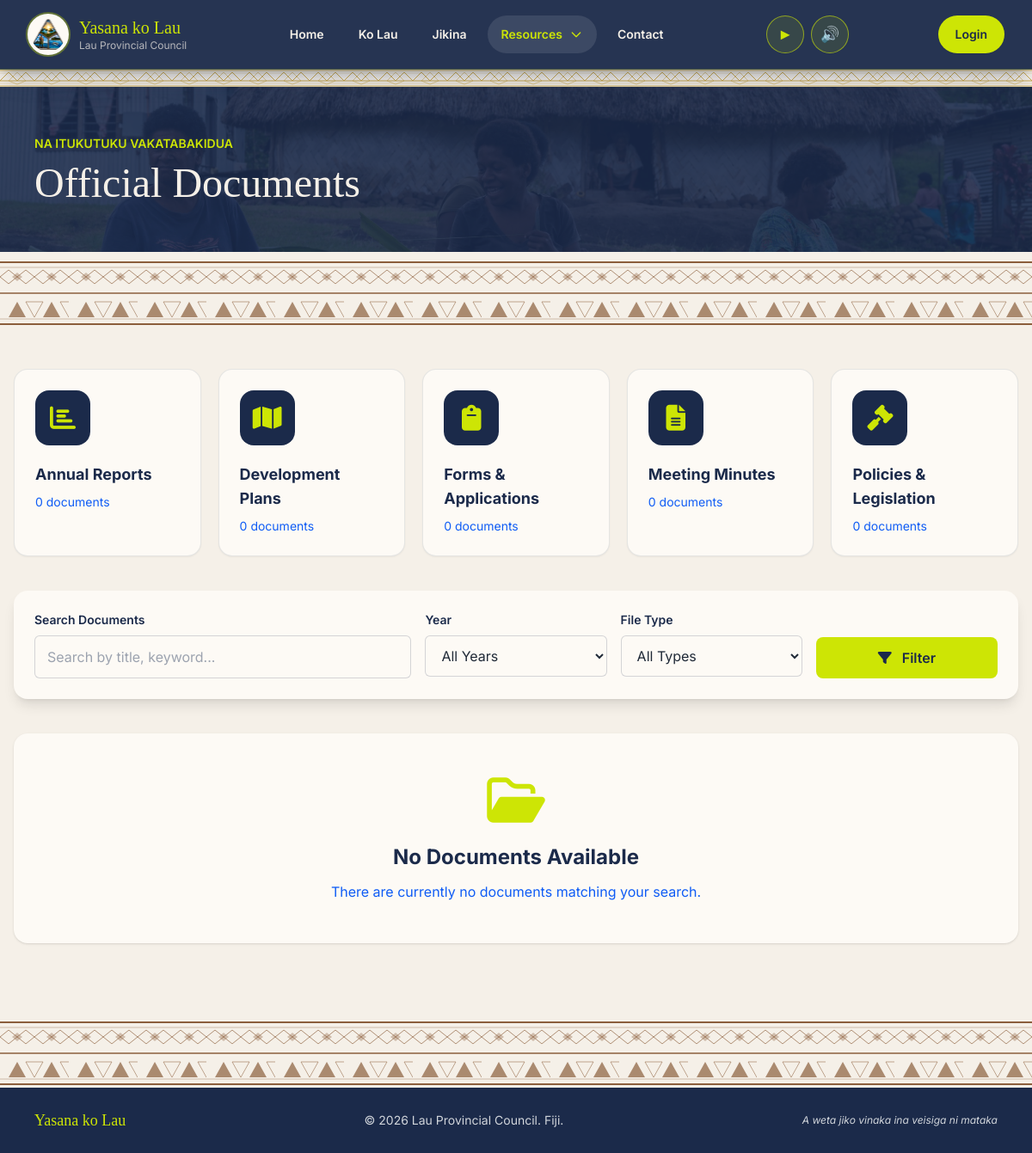
/documents/, run on the app's committed database.
### documents/models.py (models this page shows, shortened)
class DocumentCategory(models.Model):
    name = models.CharField(max_length=100)
    slug = models.SlugField(unique=True)
    description = models.TextField(blank=True)
    icon = models.CharField(max_length=50, blank=True, help_text="FontAwesome icon class, e.g. 'fa-file-pdf'")
    class Meta:
        verbose_name_plural = "Document Categories"
        ordering = ["name"]

### documents/views.py (the view)
# urls.py: path("", views.DocumentListView.as_view(), name="list"),
class DocumentListView(ListView):
    model = Document
    template_name = "documents/list.html"
    context_object_name = "documents"
    paginate_by = 12
    def get_queryset(self):
        qs = accessible_documents(self.request.user)
        q = self.request.GET.get("q")
        category = self.request.GET.get("category")
        year = self.request.GET.get("year")
        file_type = self.request.GET.get("file_type")
        tags = self.request.GET.get("tags")
        if q:
            qs = qs.filter(Q(title__icontains=q) | Q(description__icontains=q))
        if category:
            qs = qs.filter(category__slug=category)
        if year:
            qs = qs.filter(year=year)
        if file_type:
            qs = qs.filter(file_type=file_type)
        if tags:
            qs = qs.filter(tags__icontains=tags)
        return qs
    def get_context_data(self, **kwargs):
        context = super().get_context_data(**kwargs)
        docs = accessible_documents(self.request.user)
        context.update(
            {
                "categories": DocumentCategory.objects.all(),
                "featured_documents": docs.filter(is_featured=True)[:3],
                "years": docs.exclude(year__isnull=True).values_list("year", flat=True).distinct().order_by("-year"),
                "file_types": Document.FILE_TYPE_CHOICES,
            }
        )
        return context

### accounts/context_processors.py (called while the page is built, shortened)
def membership(request):
    if not request.user.is_authenticated:
        return {"membership_type": "", "is_roko_user": False, "current_role_group": "", "current_role_label": ""}

### documents/views.py (called while the page is built, shortened)
def accessible_documents(user):
    docs = Document.objects.select_related("category", "uploaded_by")
    if not user.is_authenticated:
        return docs.filter(access_level="public")

### templates/documents/list.html (shortened to what this page needs)
{% extends "base.html" %}
{% load static %}
{% block content %}
<section class="relative overflow-hidden bg-lau-navy text-lau-cream">
  <img src="{% static 'images/gallery/image21.jfif' %}" alt="Women weaving outside a traditional house" class="absolute inset-0 h-full w-full object-cover opacity-35">
  <div class="absolute inset-0 bg-lau-navy/65"></div>
  <div class="relative max-w-6xl mx-auto px-4 py-14">
    <p class="text-sm font-semibold uppercase text-lau-gold">Na Itukutuku Vakatabakidua</p>
    <h1 class="mt-3 font-display text-4xl md:text-5xl">Official Documents</h1>
  </div>
</section>
{% include "partials/masi_divider.html" %}
<section class="max-w-7xl mx-auto px-4 py-10">
    <div class="grid gap-5 sm:grid-cols-2 lg:grid-cols-5">
        {% for category in categories %}
        <a href="{% url 'documents:category' category.slug %}"
           class="group rounded-2xl border border-lau-navy/10 bg-lau-white p-6 shadow-sm transition duration-300 hover:-translate-y-2 hover:shadow-xl hover:border-lau-gold">
            <div class="flex h-16 w-16 items-center justify-center rounded-2xl bg-lau-navy text-lau-gold transition group-hover:bg-lau-gold group-hover:text-lau-navy">
                <i class="fa-solid {{ category.icon|default:'fa-folder-open' }} text-3xl"></i>
            </div>
            <h3 class="mt-5 text-lg font-bold text-lau-navy">
                {{ category.name }}
            </h3>
            <p class="mt-2 text-sm text-lau-muted">
                {{ category.documents.count }} document{{ category.documents.count|pluralize }}
            </p>
        </a>
        {% endfor %}
    </div>
    <form method="get"
          class="mt-10 rounded-2xl bg-lau-white p-6 shadow-lg">
        <div class="grid gap-4 lg:grid-cols-5">
            <div class="lg:col-span-2">
                <label class="mb-2 block text-sm font-semibold text-lau-navy">
                    Search Documents
                </label>
                <input
                    type="search"
                    name="q"
                    value="{{ request.GET.q }}"
                    placeholder="Search by title, keyword..."
                    class="lau-input">
            </div>
            <div>
                <label class="mb-2 block text-sm font-semibold text-lau-navy">
                    Year
                </label>
                <select name="year" class="lau-input">
                    <option value="">All Years</option>
                </select>
            </div>
            <div>
                <label class="mb-2 block text-sm font-semibold text-lau-navy">
                    File Type
                </label>
                <select name="file_type" class="lau-input">
                    <option value="">All Types</option>
                </select>
            </div>
            <div class="flex items-end">
                <button
                    class="w-full rounded-lg bg-lau-gold py-3 font-semibold text-lau-navy transition hover:bg-yellow-400">
                    <i class="fa-solid fa-filter mr-2"></i>
                    Filter
                </button>
            </div>
        </div>
    </form>
    <div class="mt-10 grid gap-6 md:grid-cols-2 xl:grid-cols-3">
        {% for document in documents %}
        <article class="rounded-2xl bg-lau-white shadow-lg transition duration-300 hover:-translate-y-2 hover:shadow-2xl">
            <div class="p-6">
                <div class="flex justify-between items-start">
                    <div>
                        {% if document.file_type == "pdf" %}
                            <i class="fa-solid fa-file-pdf text-5xl text-red-600"></i>
                        {% elif document.file_type == "doc" or document.file_type == "docx" %}
                            <i class="fa-solid fa-file-word text-5xl text-blue-700"></i>
                        {% elif document.file_type == "xlsx" or document.file_type == "xls" %}
                            <i class="fa-solid fa-file-excel text-5xl text-green-700"></i>
                        {% elif document.file_type == "ppt" or document.file_type == "pptx" %}
                            <i class="fa-solid fa-file-powerpoint text-5xl text-orange-600"></i>
                        {% elif document.file_type == "zip" %}
                            <i class="fa-solid fa-file-zipper text-5xl text-yellow-600"></i>
                        {% elif document.file_type == "jpg" or document.file_type == "png" %}
                            <i class="fa-solid fa-file-image text-5xl text-purple-600"></i>
                        {% else %}
                            <i class="fa-solid fa-file-lines text-5xl text-lau-ocean"></i>
                        {% endif %}
                    </div>
                    <span class="rounded-full bg-lau-navy px-3 py-1 text-xs font-semibold text-lau-cream">
                        {{ document.file_type|upper }}
                    </span>
                </div>
                <h2 class="mt-5 text-xl font-bold text-lau-navy">
                    {{ document.title }}
                </h2>
                {% if document.category %}
                <p class="mt-2 text-sm font-medium text-lau-earth">
                    <i class="fa-solid fa-folder-open mr-1"></i>
                    {{ document.category.name }}
                </p>
                {% endif %}
                <p class="mt-4 text-sm leading-7 text-gray-600">
                    {{ document.description|truncatechars:140 }}
                </p>
                <div class="mt-5 border-t pt-4 space-y-2 text-sm text-lau-muted">
                    <div>
                        <i class="fa-regular fa-calendar mr-2"></i>
                        {{ document.year|default:"No Year" }}
                    </div>
                    <div>
                        <i class="fa-solid fa-code-branch mr-2"></i>
                        {{ document.version|default:"Version N/A" }}
                    </div>
                    <div>
                        <i class="fa-solid fa-hard-drive mr-2"></i>
                        {{ document.get_file_size_display }}
                    </div>
                    <div>
                        <i class="fa-solid fa-download mr-2"></i>
                        {{ document.download_count }} downloads
                    </div>
                </div>
                <a href="{% url 'documents:download' document.slug %}"
                   class="mt-6 inline-flex w-full items-center justify-center rounded-lg bg-lau-gold py-3 font-semibold text-lau-navy transition hover:bg-yellow-400">
                    <i class="fa-solid fa-download mr-2"></i>
                    Download Document
                </a>
            </div>
        </article>
        {% empty %}
        <div class="col-span-full rounded-2xl bg-lau-white p-12 text-center shadow">
            <i class="fa-regular fa-folder-open text-6xl text-lau-gold"></i>
            <h2 class="mt-5 text-2xl font-bold text-lau-navy">
                No Documents Available
            </h2>
            <p class="mt-3 text-lau-muted">
                There are currently no documents matching your search.
            </p>
        </div>
        {% endfor %}
    </div>
</section>
{% endblock %}

### templates/base.html (style rules this page uses)
.lau-input { width: 100%; min-height: 44px; border-radius: 0.375rem; border: 1px solid rgba(27, 42, 74, 0.18); background: #FDFAF5; padding: 0.75rem 0.875rem; color: #1f2937; outline: none; }

### data on the page
DocumentCategory: name "Annual Reports", documents.count "0"
DocumentCategory: name "Development Plans", documents.count "0"
DocumentCategory: name "Forms & Applications", documents.count "0"
DocumentCategory: name "Meeting Minutes", documents.count "0"
DocumentCategory: name "Policies & Legislation", documents.count "0"
